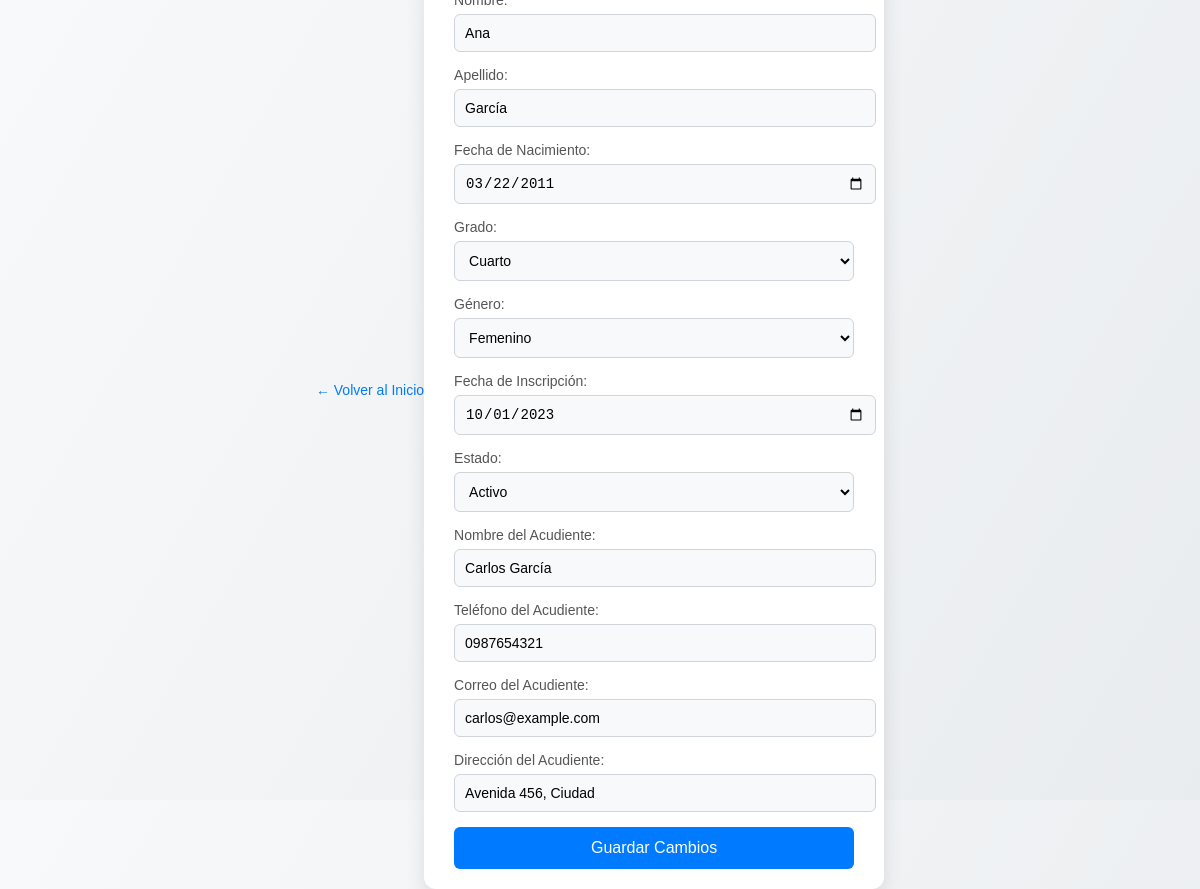
Screenshot of /editar/2 (signed in) with the database file from the repository.
### tables this page shows
CREATE TABLE estudiantes (
        id INTEGER PRIMARY KEY AUTOINCREMENT,
        nombre TEXT NOT NULL,
        apellido TEXT NOT NULL,
        fecha_nacimiento DATE NOT NULL,
        grado TEXT NOT NULL,
        genero TEXT,
        fecha_inscripcion DATE NOT NULL,
        estado TEXT NOT NULL,
        nombre_acudiente TEXT NOT NULL,
        telefono_acudiente TEXT,
        correo_acudiente TEXT,
        direccion_acudiente TEXT
    );

### app.py (the view, shortened to what this page needs)
@app.route('/editar/<int:id>', methods=['GET', 'POST'])
@login_required
def editar(id):
    conn = get_db_connection()
    estudiante = conn.execute('SELECT * FROM estudiantes WHERE id = ?', (id,)).fetchone()
    conn.close()
    return render_template('editar.html', estudiante=estudiante)

### app.py (called while the page is built)
@login_manager.user_loader
def load_user(user_id):
    conn = get_db_connection()
    user = conn.execute('SELECT * FROM usuarios WHERE id = ?', (user_id,)).fetchone()
    conn.close()
    if user:
        return User(user['id'], user['username'], user['password'])
    return None

def get_db_connection():
    conn = sqlite3.connect('colegio.db')
    conn.row_factory = sqlite3.Row
    return conn

### templates/editar.html (shortened to what this page needs)
<!DOCTYPE html>
<html lang="es">
<head>
</head>
<body>
    <a href="{{ url_for('index') }}" class="btn-back">← Volver al Inicio</a>
    <div class="container">
        <form action="{{ url_for('editar', id=estudiante.id) }}" method="POST">
            <label for="nombre">Nombre:</label>
            <input type="text" id="nombre" name="nombre" value="{{ estudiante.nombre }}" required>
            <label for="apellido">Apellido:</label>
            <input type="text" id="apellido" name="apellido" value="{{ estudiante.apellido }}" required>
            <label for="fecha_nacimiento">Fecha de Nacimiento:</label>
            <input type="date" id="fecha_nacimiento" name="fecha_nacimiento" value="{{ estudiante.fecha_nacimiento }}" required>
            <label for="grado">Grado:</label>
            <select id="grado" name="grado" required>
                {% for grado in ['Preescolar', 'Primero', 'Segundo', 'Tercero', 'Cuarto', 'Quinto', 'Sexto', 'Séptimo', 'Octavo', 'Noveno', 'Décimo', 'Undécimo'] %}
                <option value="{{ grado }}" {% if estudiante.grado == grado %}selected{% endif %}>{{ grado }}</option>
                {% endfor %}
            </select>
            <label for="genero">Género:</label>
            <select id="genero" name="genero" required>
                <option value="Femenino" {% if estudiante.genero == 'Femenino' %}selected{% endif %}>Femenino</option>
            </select>
            <label for="fecha_inscripcion">Fecha de Inscripción:</label>
            <input type="date" id="fecha_inscripcion" name="fecha_inscripcion" value="{{ estudiante.fecha_inscripcion }}" required>
            <label for="estado">Estado:</label>
            <select id="estado" name="estado" required>
                <option value="Activo" {% if estudiante.estado == 'Activo' %}selected{% endif %}>Activo</option>
            </select>
            <label for="nombre_acudiente">Nombre del Acudiente:</label>
            <input type="text" id="nombre_acudiente" name="nombre_acudiente" value="{{ estudiante.nombre_acudiente }}" required>
            <label for="telefono_acudiente">Teléfono del Acudiente:</label>
            <input type="tel" id="telefono_acudiente" name="telefono_acudiente" value="{{ estudiante.telefono_acudiente }}" required>
            <label for="correo_acudiente">Correo del Acudiente:</label>
            <input type="email" id="correo_acudiente" name="correo_acudiente" value="{{ estudiante.correo_acudiente }}" required>
            <label for="direccion_acudiente">Dirección del Acudiente:</label>
            <input type="text" id="direccion_acudiente" name="direccion_acudiente" value="{{ estudiante.direccion_acudiente }}">
            <button type="submit">Guardar Cambios</button>
        </form>
    </div>
</body>
</html>

### templates/editar.html (style rules this page uses)
body { font-family: 'Arial', sans-serif; background: linear-gradient(120deg, #f8f9fa, #e9ecef); display: flex; justify-content: center; align-items: center; height: 100vh; margin: 0; }
.container { background-color: #ffffff; padding: 20px 30px; border-radius: 12px; box-shadow: 0 8px 20px rgba(0, 0, 0, 0.1); max-width: 400px; width: 100%; }
label { font-size: 14px; color: #555; margin-bottom: 6px; display: block; }
input[type="text"], input[type="email"], input[type="date"], input[type="tel"], select { width: 100%; padding: 10px; margin-bottom: 15px; border: 1px solid #ced4da; border-radius: 6px; font-size: 14px; background-color: #f8f9fa; }
button { background-color: #007BFF; color: #ffffff; padding: 12px; border: none; border-radius: 6px; font-size: 16px; cursor: pointer; width: 100%; transition: background-color 0.3s ease; }
.btn-back { background-color: transparent; color: #007BFF; text-decoration: none; font-size: 14px; margin-bottom: 20px; display: inline-block; transition: color 0.3s ease; }
.container { overflow-y: auto; }

### rows the page displays
estudiantes: nombre "Ana", apellido "García", fecha_nacimiento "03/22/2011", grado "Cuarto", genero "Femenino", fecha_inscripcion "10/01/2023", estado "Activo", nombre_acudiente "Carlos García", telefono_acudiente "0987654321", correo_acudiente "carlos@example.com", direccion_acudiente "Avenida 456, Ciudad"
